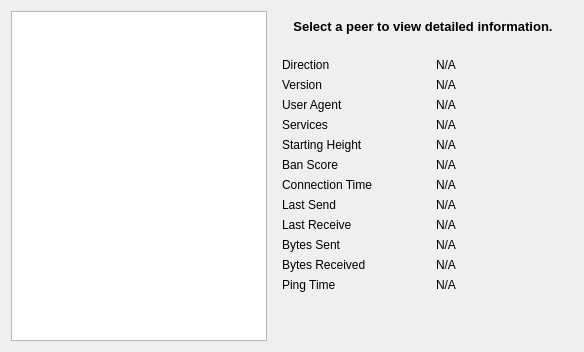
     <widget class="QWidget" name="tab_peers">
      <attribute name="title">
       <string>&amp;Peers</string>
      </attribute>
      <layout class="QGridLayout" name="gridLayout_2">
       <item row="0" column="0" rowspan="2">
        <widget class="QTableView" name="peerWidget">
         <property name="horizontalScrollBarPolicy">
          <enum>Qt::ScrollBarAsNeeded</enum>
         </property>
         <property name="sortingEnabled">
          <bool>true</bool>
         </property>
         <attribute name="horizontalHeaderHighlightSections">
          <bool>false</bool>
         </attribute>
        </widget>
       </item>
       <item row="0" column="1">
        <widget class="QLabel" name="peerHeading">
         <property name="sizePolicy">
          <sizepolicy hsizetype="Preferred" vsizetype="Minimum">
           <horstretch>0</horstretch>
           <verstretch>0</verstretch>
          </sizepolicy>
         </property>
         <property name="minimumSize">
          <size>
           <width>300</width>
           <height>32</height>
          </size>
         </property>
         <property name="font">
          <font>
           <pointsize>10</pointsize>
           <weight>75</weight>
           <bold>true</bold>
          </font>
         </property>
         <property name="cursor">
          <cursorShape>IBeamCursor</cursorShape>
         </property>
         <property name="text">
          <string>Select a peer to view detailed information.</string>
         </property>
         <property name="alignment">
          <set>Qt::AlignCenter</set>
         </property>
         <property name="wordWrap">
          <bool>true</bool>
         </property>
         <property name="textInteractionFlags">
          <set>Qt::LinksAccessibleByMouse|Qt::TextSelectableByKeyboard|Qt::TextSelectableByMouse</set>
         </property>
        </widget>
       </item>
       <item row="1" column="1">
        <widget class="QWidget" name="detailWidget" native="true">
         <property name="minimumSize">
          <size>
           <width>300</width>
           <height>0</height>
          </size>
         </property>
         <layout class="QGridLayout" name="gridLayout_3">
          <item row="0" column="0">
           <widget class="QLabel" name="label_23">
            <property name="text">
             <string>Direction</string>
            </property>
           </widget>
          </item>
          <item row="0" column="2">
           <widget class="QLabel" name="peerDirection">
            <property name="cursor">
             <cursorShape>IBeamCursor</cursorShape>
            </property>
            <property name="text">
             <string>N/A</string>
            </property>
            <property name="textFormat">
             <enum>Qt::PlainText</enum>
            </property>
            <property name="textInteractionFlags">
             <set>Qt::LinksAccessibleByMouse|Qt::TextSelectableByKeyboard|Qt::TextSelectableByMouse</set>
            </property>
           </widget>
          </item>
          <item row="1" column="0">
           <widget class="QLabel" name="label_21">
            <property name="text">
             <string>Version</string>
            </property>
           </widget>
          </item>
          <item row="1" column="2">
           <widget class="QLabel" name="peerVersion">
            <property name="cursor">
             <cursorShape>IBeamCursor</cursorShape>
            </property>
            <property name="text">
             <string>N/A</string>
            </property>
            <property name="textFormat">
             <enum>Qt::PlainText</enum>
            </property>
            <property name="textInteractionFlags">
             <set>Qt::LinksAccessibleByMouse|Qt::TextSelectableByKeyboard|Qt::TextSelectableByMouse</set>
            </property>
           </widget>
          </item>
          <item row="2" column="0">
           <widget class="QLabel" name="label_28">
            <property name="text">
             <string>User Agent</string>
            </property>
           </widget>
          </item>
          <item row="2" column="2">
           <widget class="QLabel" name="peerSubversion">
            <property name="cursor">
             <cursorShape>IBeamCursor</cursorShape>
            </property>
            <property name="text">
             <string>N/A</string>
            </property>
            <property name="textFormat">
             <enum>Qt::PlainText</enum>
            </property>
            <property name="textInteractionFlags">
             <set>Qt::LinksAccessibleByMouse|Qt::TextSelectableByKeyboard|Qt::TextSelectableByMouse</set>
            </property>
           </widget>
          </item>
          <item row="3" column="0">
           <widget class="QLabel" name="label_4">
            <property name="text">
             <string>Services</string>
            </property>
           </widget>
          </item>
          <item row="3" column="2">
           <widget class="QLabel" name="peerServices">
            <property name="cursor">
             <cursorShape>IBeamCursor</cursorShape>
            </property>
            <property name="text">
             <string>N/A</string>
            </property>
            <property name="textFormat">
             <enum>Qt::PlainText</enum>
            </property>
            <property name="textInteractionFlags">
             <set>Qt::LinksAccessibleByMouse|Qt::TextSelectableByKeyboard|Qt::TextSelectableByMouse</set>
            </property>
           </widget>
          </item>
          <item row="5" column="0">
           <widget class="QLabel" name="label_29">
            <property name="text">
             <string>Starting Height</string>
            </property>
           </widget>
          </item>
          <item row="5" column="2">
           <widget class="QLabel" name="peerHeight">
            <property name="cursor">
             <cursorShape>IBeamCursor</cursorShape>
            </property>
            <property name="text">
             <string>N/A</string>
            </property>
            <property name="textFormat">
             <enum>Qt::PlainText</enum>
            </property>
            <property name="textInteractionFlags">
             <set>Qt::LinksAccessibleByMouse|Qt::TextSelectableByKeyboard|Qt::TextSelectableByMouse</set>
            </property>
           </widget>
          </item>  
          <item row="6" column="0">
           <widget class="QLabel" name="label_24">
            <property name="text">
             <string>Ban Score</string>
            </property>
           </widget>
          </item>
          <item row="6" column="2">
           <widget class="QLabel" name="peerBanScore">
            <property name="cursor">
             <cursorShape>IBeamCursor</cursorShape>
            </property>
            <property name="text">
             <string>N/A</string>
            </property>
            <property name="textFormat">
             <enum>Qt::PlainText</enum>
            </property>
            <property name="textInteractionFlags">
             <set>Qt::LinksAccessibleByMouse|Qt::TextSelectableByKeyboard|Qt::TextSelectableByMouse</set>
            </property>
           </widget>
          </item>
          <item row="7" column="0">
           <widget class="QLabel" name="label_22">
            <property name="text">
             <string>Connection Time</string>
            </property>
           </widget>
          </item>
          <item row="7" column="2">
           <widget class="QLabel" name="peerConnTime">
            <property name="cursor">
             <cursorShape>IBeamCursor</cursorShape>
            </property>
            <property name="text">
             <string>N/A</string>
            </property>
            <property name="textFormat">
             <enum>Qt::PlainText</enum>
            </property>
            <property name="textInteractionFlags">
             <set>Qt::LinksAccessibleByMouse|Qt::TextSelectableByKeyboard|Qt::TextSelectableByMouse</set>
            </property>
           </widget>
          </item>
          <item row="8" column="0">
           <widget class="QLabel" name="label_15">
            <property name="text">
             <string>Last Send</string>
            </property>
           </widget>
          </item>
          <item row="8" column="2">
           <widget class="QLabel" name="peerLastSend">
            <property name="cursor">
             <cursorShape>IBeamCursor</cursorShape>
            </property>
            <property name="text">
             <string>N/A</string>
            </property>
            <property name="textFormat">
             <enum>Qt::PlainText</enum>
            </property>
            <property name="textInteractionFlags">
             <set>Qt::LinksAccessibleByMouse|Qt::TextSelectableByKeyboard|Qt::TextSelectableByMouse</set>
            </property>
           </widget>
          </item>
          <item row="9" column="0">
           <widget class="QLabel" name="label_19">
            <property name="text">
             <string>Last Receive</string>
            </property>
           </widget>
          </item>
          <item row="9" column="2">
           <widget class="QLabel" name="peerLastRecv">
            <property name="cursor">
             <cursorShape>IBeamCursor</cursorShape>
            </property>
            <property name="text">
             <string>N/A</string>
            </property>
            <property name="textFormat">
             <enum>Qt::PlainText</enum>
            </property>
            <property name="textInteractionFlags">
             <set>Qt::LinksAccessibleByMouse|Qt::TextSelectableByKeyboard|Qt::TextSelectableByMouse</set>
            </property>
           </widget>
          </item>
          <item row="10" column="0">
           <widget class="QLabel" name="label_18">
            <property name="text">
             <string>Bytes Sent</string>
            </property>
           </widget>
          </item>
          <item row="10" column="2">
           <widget class="QLabel" name="peerBytesSent">
            <property name="cursor">
             <cursorShape>IBeamCursor</cursorShape>
            </property>
            <property name="text">
             <string>N/A</string>
            </property>
            <property name="textFormat">
             <enum>Qt::PlainText</enum>
            </property>
            <property name="textInteractionFlags">
             <set>Qt::LinksAccessibleByMouse|Qt::TextSelectableByKeyboard|Qt::TextSelectableByMouse</set>
            </property>
           </widget>
          </item>
          <item row="11" column="0">
           <widget class="QLabel" name="label_20">
            <property name="text">
             <string>Bytes Received</string>
            </property>
           </widget>
          </item>
          <item row="11" column="2">
           <widget class="QLabel" name="peerBytesRecv">
            <property name="cursor">
             <cursorShape>IBeamCursor</cursorShape>
            </property>
            <property name="text">
             <string>N/A</string>
            </property>
            <property name="textFormat">
             <enum>Qt::PlainText</enum>
            </property>
            <property name="textInteractionFlags">
             <set>Qt::LinksAccessibleByMouse|Qt::TextSelectableByKeyboard|Qt::TextSelectableByMouse</set>
            </property>
           </widget>
          </item>
          <item row="12" column="0">
           <widget class="QLabel" name="label_26">
            <property name="text">
             <string>Ping Time</string>
            </property>
           </widget>
          </item>
          <item row="12" column="2">
           <widget class="QLabel" name="peerPingTime">
            <property name="cursor">
             <cursorShape>IBeamCursor</cursorShape>
            </property>
            <property name="text">
             <string>N/A</string>
            </property>
            <property name="textFormat">
             <enum>Qt::PlainText</enum>
            </property>
            <property name="textInteractionFlags">
             <set>Qt::LinksAccessibleByMouse|Qt::TextSelectableByKeyboard|Qt::TextSelectableByMouse</set>
            </property>
           </widget>
          </item>
          <item row="13" column="1">
           <spacer name="verticalSpacer_3">
            <property name="orientation">
             <enum>Qt::Vertical</enum>
            </property>
            <property name="sizeHint" stdset="0">
             <size>
              <width>20</width>
              <height>40</height>
             </size>
            </property>
           </spacer>
          </item>
         </layout>
        </widget>
       </item>
      </layout>
     </widget>
